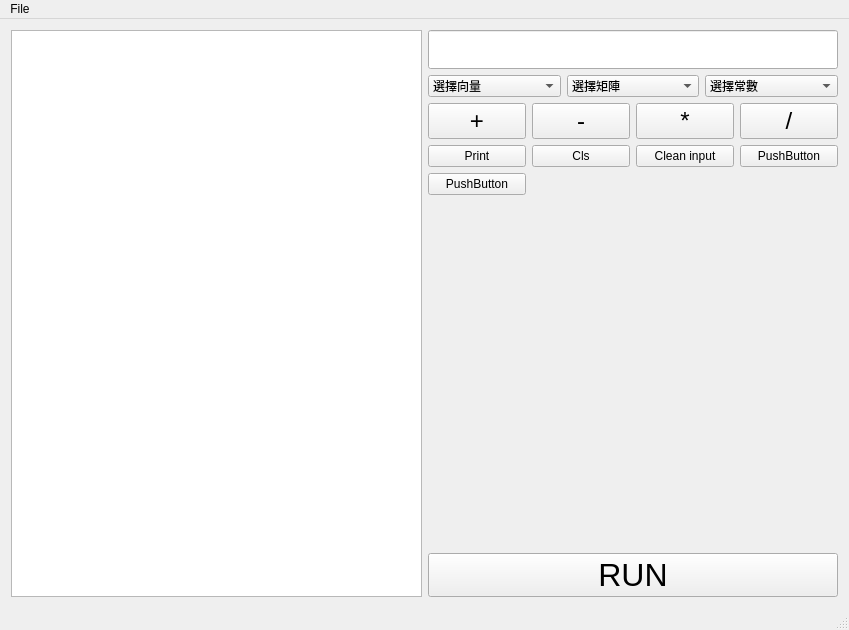
<?xml version="1.0" encoding="UTF-8"?>
<ui version="4.0">
 <class>MainWindow</class>
 <widget class="QMainWindow" name="MainWindow">
  <property name="geometry">
   <rect>
    <x>0</x>
    <y>0</y>
    <width>849</width>
    <height>630</height>
   </rect>
  </property>
  <property name="windowTitle">
   <string>MainWindow</string>
  </property>
  <widget class="QWidget" name="centralWidget">
   <layout class="QHBoxLayout" name="horizontalLayout_2">
    <item>
     <widget class="QTextBrowser" name="textBrowser"/>
    </item>
    <item>
     <layout class="QVBoxLayout" name="verticalLayout_2">
      <item>
       <widget class="QLineEdit" name="lineEdit">
        <property name="font">
         <font>
          <pointsize>20</pointsize>
         </font>
        </property>
       </widget>
      </item>
      <item>
       <layout class="QHBoxLayout" name="horizontalLayout">
        <item>
         <widget class="QComboBox" name="comboBox">
          <item>
           <property name="text">
            <string>選擇向量</string>
           </property>
          </item>
         </widget>
        </item>
        <item>
         <widget class="QComboBox" name="comboBox_2">
          <property name="currentText">
           <string>選擇矩陣</string>
          </property>
          <item>
           <property name="text">
            <string>選擇矩陣</string>
           </property>
          </item>
         </widget>
        </item>
        <item>
         <widget class="QComboBox" name="comboBox_3">
          <property name="maxVisibleItems">
           <number>11</number>
          </property>
          <item>
           <property name="text">
            <string>選擇常數</string>
           </property>
          </item>
          <item>
           <property name="text">
            <string>0</string>
           </property>
          </item>
          <item>
           <property name="text">
            <string>1</string>
           </property>
          </item>
          <item>
           <property name="text">
            <string>2</string>
           </property>
          </item>
          <item>
           <property name="text">
            <string>3</string>
           </property>
          </item>
          <item>
           <property name="text">
            <string>4</string>
           </property>
          </item>
          <item>
           <property name="text">
            <string>5</string>
           </property>
          </item>
          <item>
           <property name="text">
            <string>6</string>
           </property>
          </item>
          <item>
           <property name="text">
            <string>7</string>
           </property>
          </item>
          <item>
           <property name="text">
            <string>8</string>
           </property>
          </item>
          <item>
           <property name="text">
            <string>9</string>
           </property>
          </item>
         </widget>
        </item>
       </layout>
      </item>
      <item>
       <layout class="QGridLayout" name="gridLayout">
        <item row="4" column="2">
         <widget class="QPushButton" name="pushButton_8">
          <property name="text">
           <string>Clean input</string>
          </property>
         </widget>
        </item>
        <item row="4" column="3">
         <widget class="QPushButton" name="pushButton_9">
          <property name="text">
           <string>PushButton</string>
          </property>
         </widget>
        </item>
        <item row="4" column="1">
         <widget class="QPushButton" name="pushButton_7">
          <property name="text">
           <string>Cls</string>
          </property>
         </widget>
        </item>
        <item row="4" column="0">
         <widget class="QPushButton" name="pushButton_6">
          <property name="text">
           <string>Print</string>
          </property>
         </widget>
        </item>
        <item row="3" column="3">
         <widget class="QPushButton" name="pushButton_5">
          <property name="font">
           <font>
            <pointsize>18</pointsize>
           </font>
          </property>
          <property name="text">
           <string>/</string>
          </property>
         </widget>
        </item>
        <item row="3" column="0">
         <widget class="QPushButton" name="pushButton_2">
          <property name="font">
           <font>
            <pointsize>18</pointsize>
           </font>
          </property>
          <property name="text">
           <string>+</string>
          </property>
         </widget>
        </item>
        <item row="3" column="2">
         <widget class="QPushButton" name="pushButton_4">
          <property name="font">
           <font>
            <pointsize>18</pointsize>
           </font>
          </property>
          <property name="text">
           <string>*</string>
          </property>
         </widget>
        </item>
        <item row="3" column="1">
         <widget class="QPushButton" name="pushButton_3">
          <property name="font">
           <font>
            <pointsize>18</pointsize>
           </font>
          </property>
          <property name="text">
           <string>-</string>
          </property>
         </widget>
        </item>
        <item row="5" column="0">
         <widget class="QPushButton" name="pushButton_10">
          <property name="text">
           <string>PushButton</string>
          </property>
         </widget>
        </item>
       </layout>
      </item>
      <item>
       <spacer name="verticalSpacer">
        <property name="orientation">
         <enum>Qt::Vertical</enum>
        </property>
        <property name="sizeHint" stdset="0">
         <size>
          <width>20</width>
          <height>40</height>
         </size>
        </property>
       </spacer>
      </item>
      <item>
       <widget class="QPushButton" name="pushButton">
        <property name="font">
         <font>
          <pointsize>24</pointsize>
         </font>
        </property>
        <property name="text">
         <string>RUN</string>
        </property>
       </widget>
      </item>
     </layout>
    </item>
   </layout>
  </widget>
  <widget class="QMenuBar" name="menuBar">
   <property name="geometry">
    <rect>
     <x>0</x>
     <y>0</y>
     <width>849</width>
     <height>21</height>
    </rect>
   </property>
   <widget class="QMenu" name="menuFile">
    <property name="title">
     <string>File</string>
    </property>
    <addaction name="actionOpen"/>
    <addaction name="actionExit"/>
   </widget>
   <addaction name="menuFile"/>
  </widget>
  <widget class="QStatusBar" name="statusBar"/>
  <action name="actionOpen">
   <property name="text">
    <string>Open</string>
   </property>
  </action>
  <action name="actionExit">
   <property name="text">
    <string>Exit</string>
   </property>
  </action>
 </widget>
 <layoutdefault spacing="6" margin="11"/>
 <resources/>
 <connections>
  <connection>
   <sender>actionExit</sender>
   <signal>triggered()</signal>
   <receiver>MainWindow</receiver>
   <slot>close()</slot>
   <hints>
    <hint type="sourcelabel">
     <x>-1</x>
     <y>-1</y>
    </hint>
    <hint type="destinationlabel">
     <x>424</x>
     <y>314</y>
    </hint>
   </hints>
  </connection>
 </connections>
</ui>
